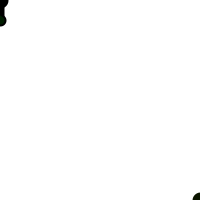
Frame 1 (no input)
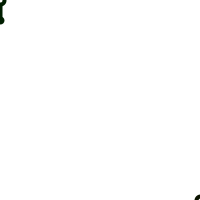
Frame 60 (the mouse pressed at the canvas centre just before this capture)
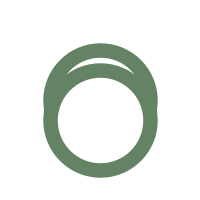
Frame 120 (the mouse held since frame 60 and released just before this capture)

The Processing sketch that drew these frames (run headless with seeded random() and noise(); from frame 60 on, the mouse is pressed at the canvas centre):

// Processing sketch: processing_165516
// ── processing_165516.pde

void setup (){
  size (200, 200);
  strokeWeight (8);
  smooth ();
}

void draw (){
  background (255);
  line (mouseX, mouseY, pmouseY, pmouseX+20);
  line (width-mouseX,height-mouseY,height-pmouseY,width-pmouseX+20);
  ellipse (mouseX, mouseY,8,8);
  ellipse (mouseY, mouseX+20, 4,4);
  stroke (mouseX+11, mouseY+20, mouseY);
  ellipse (width-mouseX,height-mouseY, 8,8);
  ellipse (height-pmouseY,width-pmouseX+20, 4,4);
  stroke (mouseX, mouseY+30, mouseY);

  line (mouseX-30, mouseY, pmouseY, pmouseX+20);
  line (width-mouseX+30,height-mouseY,height-pmouseY,width-pmouseX+20);
  ellipse (width-mouseX,height-mouseY, pmouseX,pmouseX);
  ellipse (height-pmouseY,width-pmouseX+20, pmouseY, pmouseY);
  stroke (mouseX, pmouseY+30, mouseY);
  strokeWeight (map (pmouseY, 0, 200, 4,25));
}
